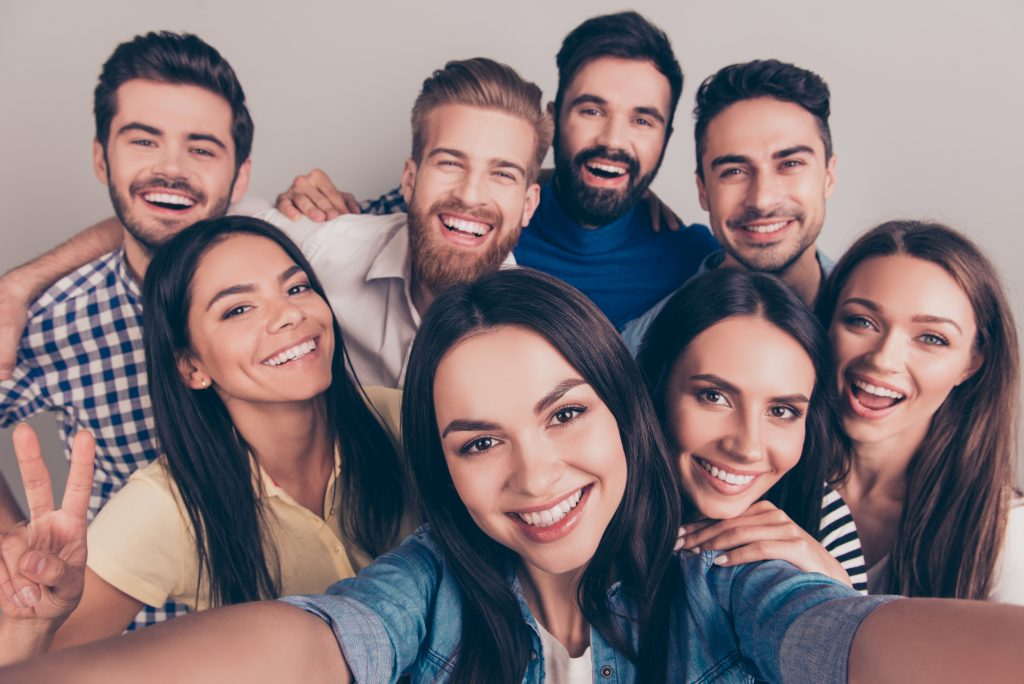
#> input picture find_face_by_photo/gr.jpg, 1024 x 684 px, found by its file name
$ jupyter execute face_recognition-solved.ipynb   (shell and % lines are left out)
#> lines starting #> are read from the running program, lines starting #| are printed output that depends on the picture; after the words box and inside, x2 and y2 are one past the last pixel; in counts of white or black regions, pixels touching at a corner belong together
### Gerekli Kütüphanelerin Import Edilmesi

[cell 1]
import cv2
import sys
import numpy as np
import matplotlib.pyplot as plt

plt.rcParams["figure.figsize"] = (15,15)

### Cascade Dosyalarının Belirlenmesi

[cell 2]
cascPath = "/Users/amet/Documents/openCV_Workshop/find_face_by_photo/cascades/haarcascade_frontalface_alt2.xml"
faceCascade = cv2.CascadeClassifier(cascPath)

eyePath = "/Users/amet/Documents/openCV_Workshop/find_face_by_photo/cascades/haarcascade_eye.xml"
eyeCascade = cv2.CascadeClassifier(eyePath)

### Dosya Okuması Gerçekleştirmek

openCV görüntüleri RGB değil, BGR formatında okur

[cell 3]
imgFile = cv2.imread('/Users/amet/Documents/openCV_Workshop/find_face_by_photo/gr.jpg')
#> imgFile is the input picture: shape (684, 1024, 3); mean B, G, R 121.2, 118.7, 135.3

### Üzerinde oynanmayan dosyayı görüntülemek

[cell 4]
rgbImage = cv2.cvtColor(imgFile, cv2.COLOR_BGR2RGB)


plt.imshow(rgbImage)


#cv2.imshow(imgFile)

### Görüntüyü griye çevirmek

[cell 5]
grayImg = cv2.cvtColor(imgFile, cv2.COLOR_BGR2GRAY)
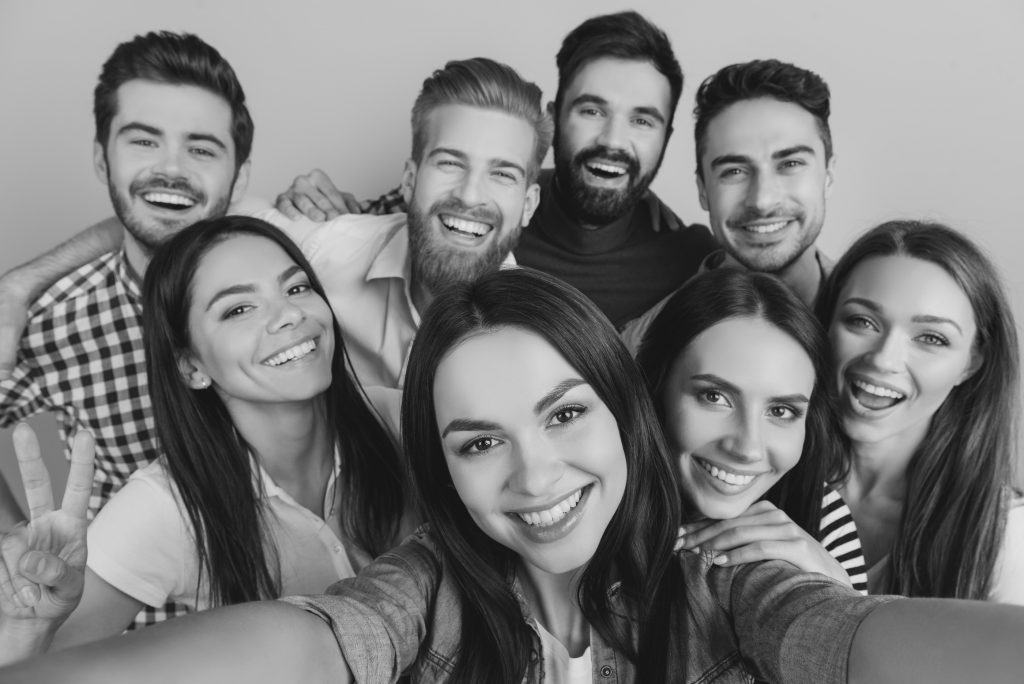
#> grayImg: shape (684, 1024); min 10, max 235, mean 123.9

plt.imshow(grayImg, cmap='gray')

### Cascade yardımı ile obje tespiti

[cell 6]
faces = faceCascade.detectMultiScale(
        grayImg,
        scaleFactor=1.1,
        minNeighbors=3,
        minSize=(30, 30)
    )
#> faces = [[543, 58, 142, 142], [403, 111, 145, 145], [685, 107, 155, 155], [94, 82, 153, 153], [659, 332, 179, 179], [182, 244, 163, 163], [808, 259, 178, 178], [419, 352, 213, 213]]

eyes = eyeCascade.detectMultiScale(
        grayImg,
        scaleFactor =1.1,
        minNeighbors = 8,
        minSize = (1,1)
)
#> eyes = 17 rows, first 6: [581, 99, 26, 26], [629, 108, 26, 26], [187, 138, 30, 30], [440, 153, 25, 25], [770, 149, 32, 32], [715, 155, 35, 35]

### Bulunan objeler Python için ne anlam ifade ediyor?

[cell 7]
faces
#> Out has the same summary as faces

### Bulunan objelerin görüntü üzerine işlenmesi

[cell 8]
for (x, y, w, h) in faces:
        cv2.rectangle(imgFile, (x, y), (x+w, y+h), (0, 255, 0), 3)
#> this loop made 8 passes
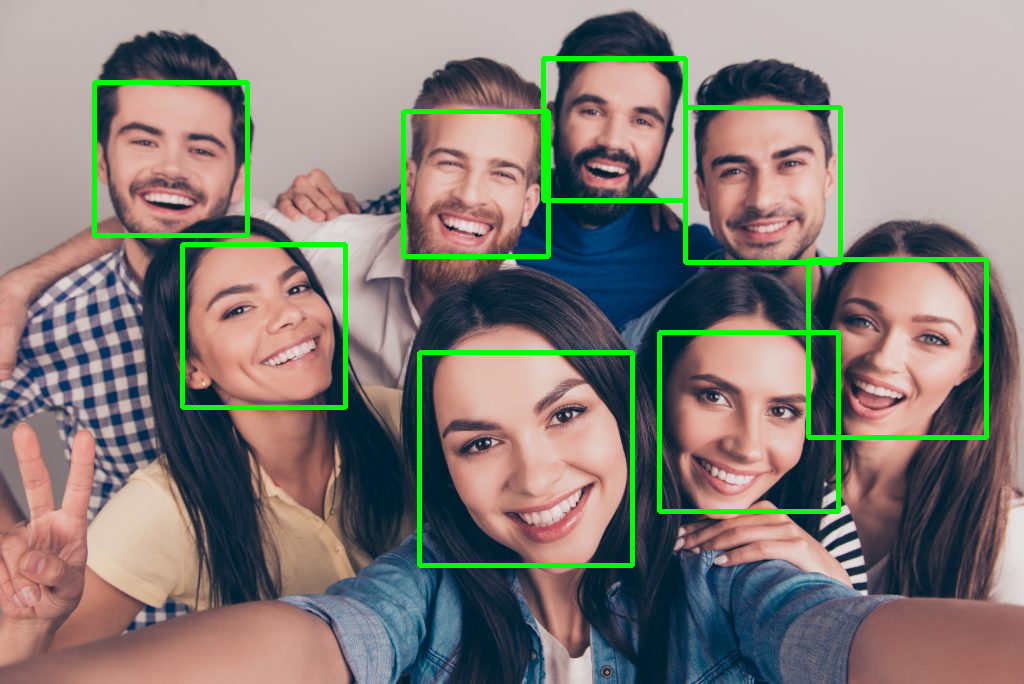
#> imgFile: shape (684, 1024, 3); 3.68% of pixels changed, all inside (x1, y1, x2, y2) = (92, 56, 989, 568)

for (x, y, w, h) in eyes:
       cv2.rectangle(imgFile, (x, y), (x+w, y+h), (255, 0, 0), 2)
#> this loop made 17 passes
#> (x, y, w, h) on passes 1 to 12: (581, 99, 26, 26), (629, 108, 26, 26), (187, 138, 30, 30), (440, 153, 25, 25), (770, 149, 32, 32), (715, 155, 35, 35), (491, 161, 30, 30), (281, 275, 28, 28), (909, 319, 41, 41), (760, 391, 41, 41), (538, 393, 47, 47), (455, 423, 45, 45)
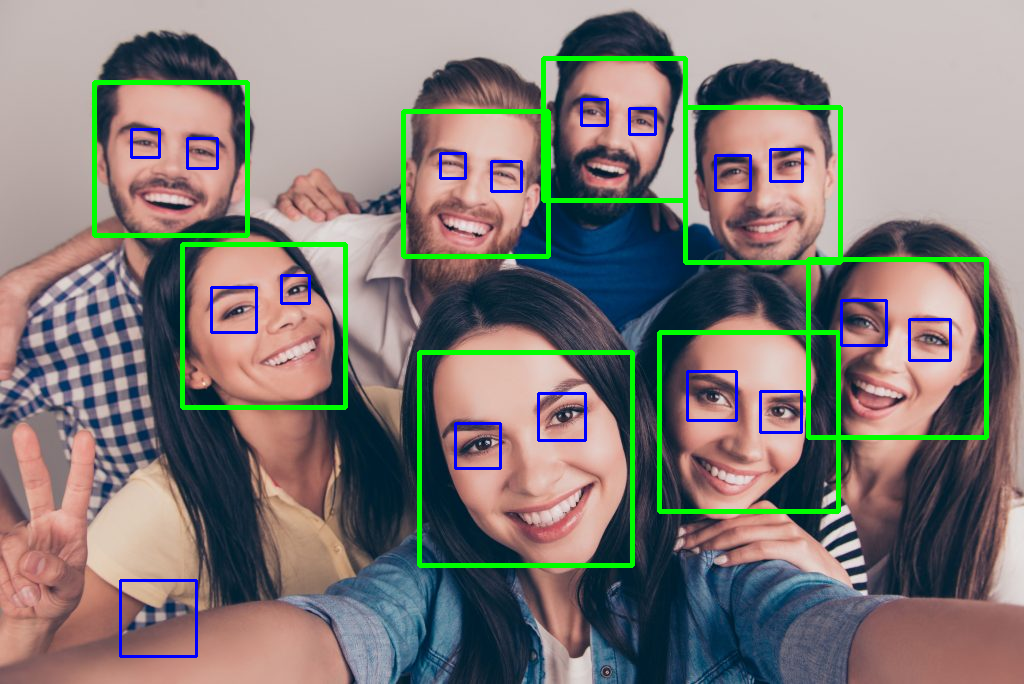
#> imgFile: shape (684, 1024, 3); 1.1% of pixels changed, all inside (x1, y1, x2, y2) = (119, 98, 952, 658)

### Caption ayarlama ve Final resmini gösterme

[cell 9]
rgbImage = cv2.cvtColor(imgFile, cv2.COLOR_BGR2RGB)

plt.title("{} Faces Found!".format(len(faces)))
plt.imshow(rgbImage)

$ run again, with find_face_by_photo/group.jpg copied over find_face_by_photo/gr.jpg
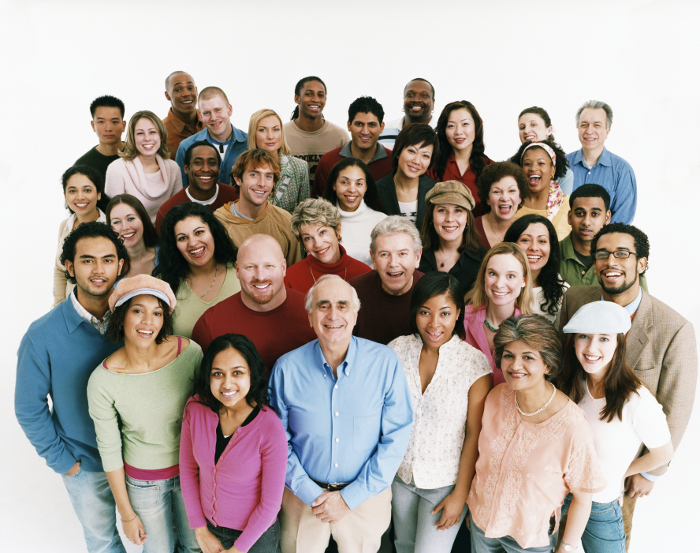
#> input picture find_face_by_photo/group.jpg, 700 x 553 px, found by its file name
#> imgFile is the input picture: shape (553, 700, 3); mean B, G, R 161.2, 167.2, 177.2
#> faces = 29 rows, first 6: [297, 79, 36, 36], [87, 105, 42, 42], [346, 109, 40, 40], [439, 109, 41, 41], [571, 109, 40, 40], [251, 115, 37, 37]
#> eyes = [[509, 289, 164, 164]]
#> Out has the same summary as faces
#> the loop `for (x, y, w, h) in faces:` made 29 passes
#> after the loop `for (x, y, w, h) in faces:`:
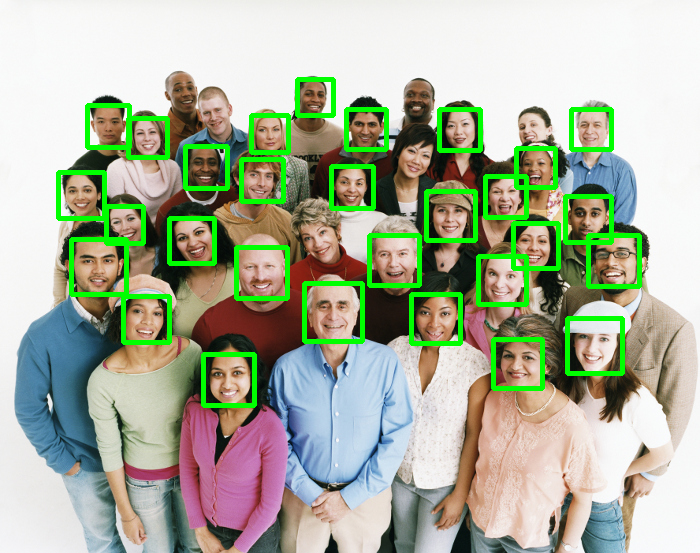
#> imgFile: shape (553, 700, 3); 6.58% of pixels changed, all inside (x1, y1, x2, y2) = (56, 77, 642, 408)
#> the loop `for (x, y, w, h) in eyes:` made 1 pass
#> after the loop `for (x, y, w, h) in eyes:`:
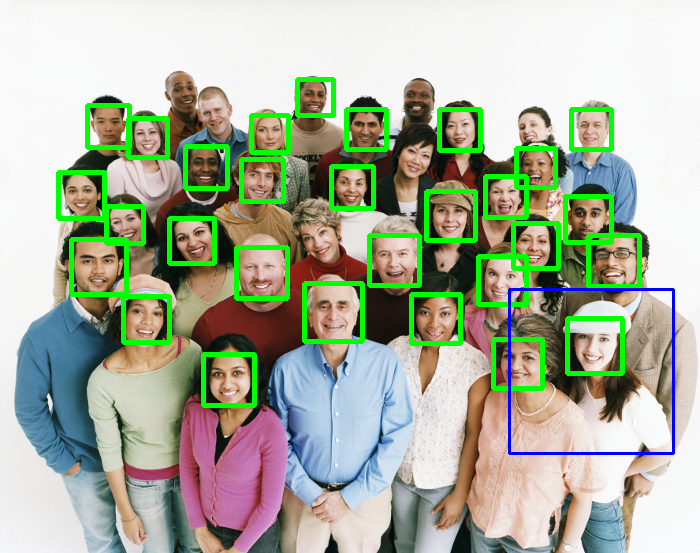
#> imgFile: shape (553, 700, 3); 0.51% of pixels changed, all inside (x1, y1, x2, y2) = (508, 288, 675, 455)

$ run again, with find_face_by_photo/turkey.jpg copied over find_face_by_photo/gr.jpg
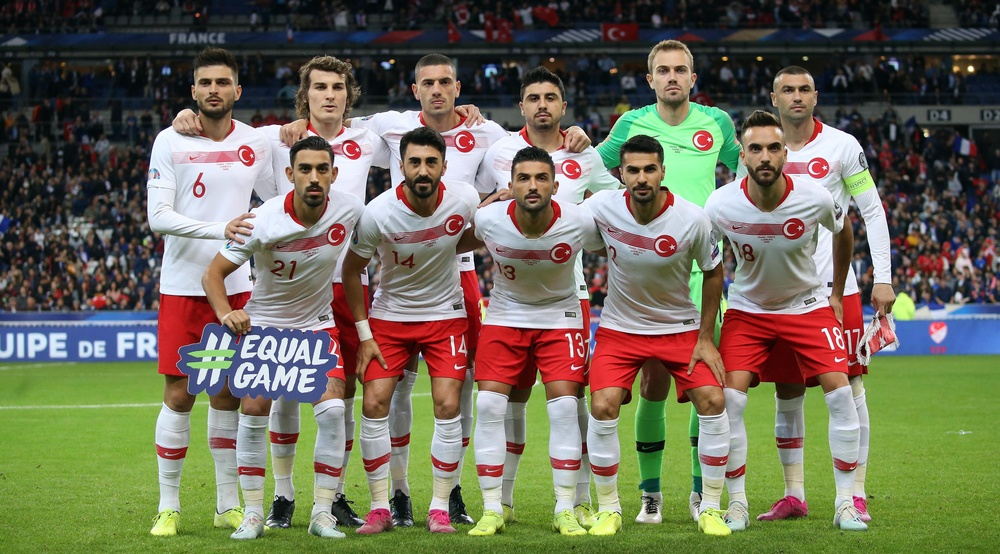
#> input picture find_face_by_photo/turkey.jpg, 1000 x 554 px, shrunk from 5184 x 2874 before the run, found by its file name
#> imgFile is the input picture: shape (554, 1000, 3); mean B, G, R 89.3, 109.1, 111.4
#> faces = [[647, 50, 51, 51], [188, 63, 52, 52], [305, 68, 49, 49], [773, 71, 49, 49], [517, 78, 52, 52], [617, 151, 49, 49], [411, 63, 52, 52], [508, 159, 51, 51], [738, 128, 55, 55], [397, 142, 53, 53], [287, 148, 54, 54], [541, 446, 54, 54]]
#> eyes = [[786, 114, 22, 22], [531, 115, 23, 23]]
#> Out has the same summary as faces
#> the loop `for (x, y, w, h) in faces:` made 12 passes
#> after the loop `for (x, y, w, h) in faces:`:
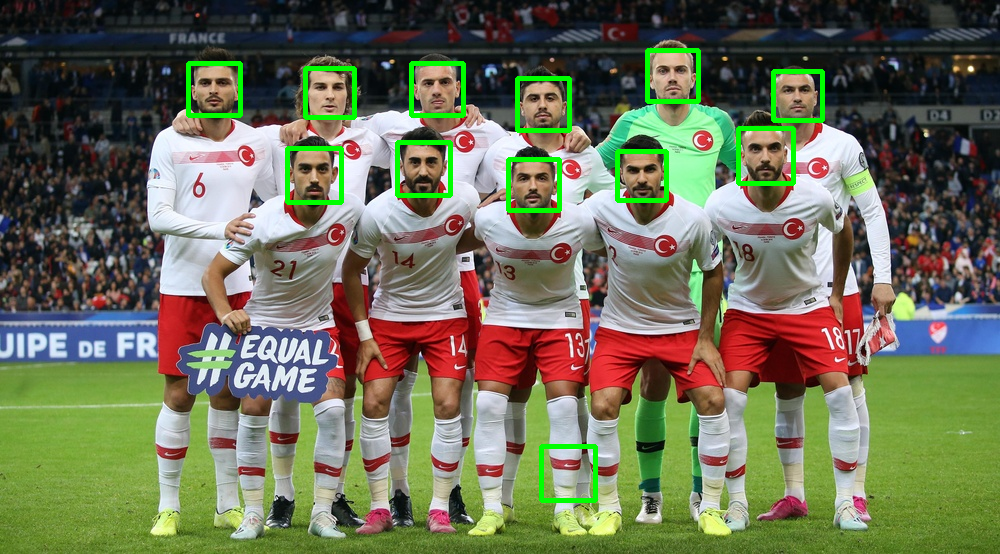
#> imgFile: shape (554, 1000, 3); 2.22% of pixels changed, all inside (x1, y1, x2, y2) = (186, 48, 825, 503)
#> the loop `for (x, y, w, h) in eyes:` made 2 passes
#> after the loop `for (x, y, w, h) in eyes:`:
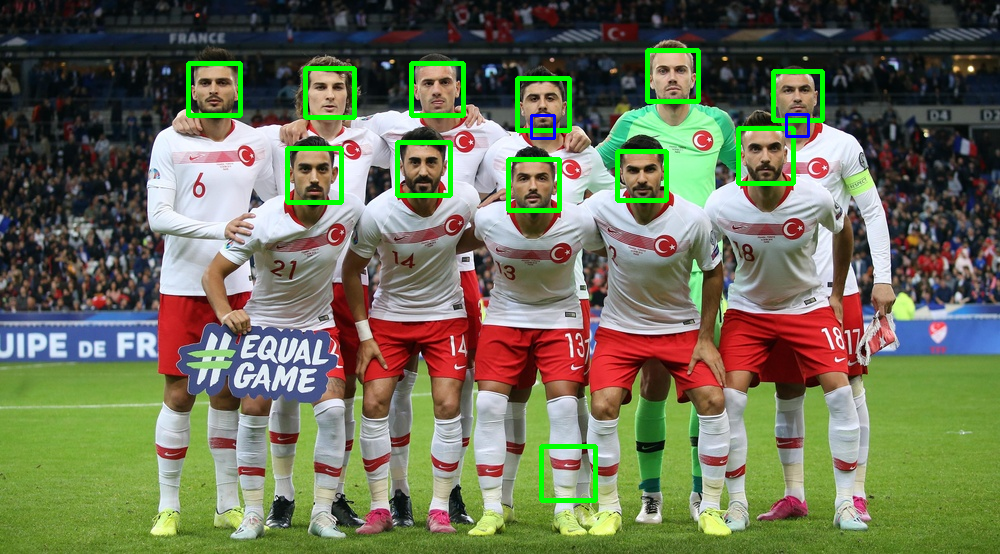
#> imgFile: shape (554, 1000, 3); 0.1% of pixels changed, all inside (x1, y1, x2, y2) = (530, 113, 810, 140)

$ run again, with find_face_by_photo/abba.png saved as find_face_by_photo/gr.jpg
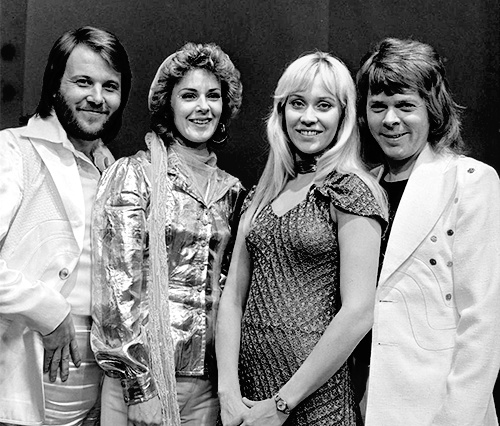
#> input picture find_face_by_photo/abba.png, 500 x 426 px, found by its file name
#> imgFile is the input picture: shape (426, 500, 3); min 0, max 255, mean 130.8
#> faces = [[171, 71, 63, 63], [59, 55, 73, 73], [358, 81, 69, 69], [269, 71, 83, 83]]
#> eyes = [[286, 91, 23, 23], [311, 93, 23, 23]]
#> Out has the same summary as faces
#> the loop `for (x, y, w, h) in faces:` made 4 passes
#> after the loop `for (x, y, w, h) in faces:`:
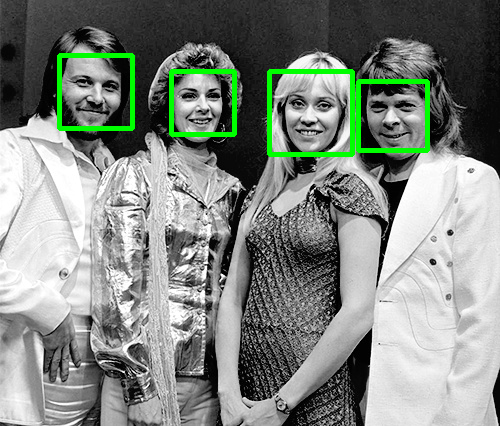
#> imgFile: shape (426, 500, 3); 2.68% of pixels changed, all inside (x1, y1, x2, y2) = (57, 53, 430, 157)
#> the loop `for (x, y, w, h) in eyes:` made 2 passes
#> after the loop `for (x, y, w, h) in eyes:`:
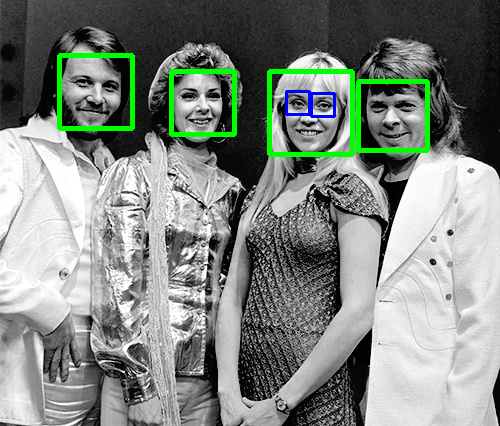
#> imgFile: shape (426, 500, 3); 0.25% of pixels changed, all inside (x1, y1, x2, y2) = (285, 90, 336, 118)
